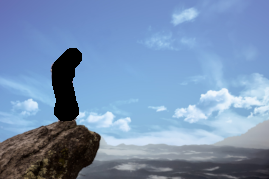
%> input picture test_inputs/testimg.png, 269 x 179 px
$ octave HoleFilling.m   (GNU Octave 9; MATLAB toolbox functions it lacks are replaced by stand-ins)
%> lines starting %> are read from the running program, lines starting %| are printed output that depends on the picture
### patchMatchNNFHole.m
% computes the NNF between patches in the target image and those in the source image
function NNF = patchMatchNNF(target_image, source_image, source_alpha)
    global patch_size;

    fprintf("Computing NNF using PatchMatch...\n");

    target_size = size(target_image);
    source_size = size(source_image);

    % initialize the NNF
    NNF = zeros(target_size(1), target_size(2), 2);

    tic

    padTarget = padarray(target_image,[floor(patch_size/2),floor(patch_size/2)],0,'both');
    padSource = padarray(source_image,[floor(patch_size/2),floor(patch_size/2)],'both','symmetric');
    padAlpha = padarray(source_alpha,[floor(patch_size/2),floor(patch_size/2)],0,'both');

    rng('default')


    ind = 1;
    for i = 1:1:size(source_image,1)
        for j = 1:1:size(source_image,2)

            if(source_alpha(i,j) > 0.999)
                possibleNNF{ind} = [i j];
                ind = ind + 1;
            end

        end
    end

    for i = 1:1:size(NNF,1)
        for j = 1:1:size(NNF,2)

            randnum = possibleNNF{randi(size(possibleNNF,2))};
            NNF(i,j,1) = randnum(1);
            NNF(i,j,2) = randnum(2);


        end
    end

    NNF(:,:,:) = NNF(:,:,:) + floor(patch_size/2);


    % Calculate distances between patches

    for i = 1:1:size(target_image,1)
        for j = 1:1:size(target_image,2)

            % patchComp = abs( padTarget( (NNF(i,j,1)-(floor(patch_size/2))):1:(NNF(i,j,1)+(floor(patch_size/2))) , (NNF(i,j,2)-(floor(patch_size/2))):1:(NNF(i,j,2)+(floor(patch_size/2))),:) - padSource( (NNF(i,j,1)-(floor(patch_size/2))):1:(NNF(i,j,1)+(floor(patch_size/2))) , (NNF(i,j,2)-(floor(patch_size/2))):1:(NNF(i,j,2)+(floor(patch_size/2))),:));
            % totalSum = sum(patchComp,'all');
            totalSum = CalcPatchDistanceinitial(NNF,i,j,padSource,target_image);
            NNF(i,j,3) = totalSum;

        end
    end

    for inter = 1:1:15

        NNF = propogate(NNF, target_image, padSource, source_image);
        NNF = randomSearch(NNF, padSource, target_image);


    end

    toc

    fprintf("Done!\n");
end

function NNFout = randomSearch(NNF, padSource, target_image)
global patch_size;
windowSize = size(NNF);

row = 1 + floor(patch_size/2);
col = 1 + floor(patch_size/2);
for i = 1:1:size(NNF,1)
    for j = 1:1:size(NNF,2)

        while (windowSize(1) > 3 && windowSize(2) > 3)

            [x,y] = getxy(target_image, windowSize,i,j);

            totalSum = CalcPatchRand(NNF,i,j,padSource,target_image,x,y);
            if (totalSum < NNF(i,j,3))

                NNF(i,j,3) = totalSum;
                NNF(i,j,1) = NNF(y,x,1);
                NNF(i,j,2) = NNF(y,x,2);

            end


            windowSize(1) = windowSize(1)/2;
            windowSize(2) = windowSize(2)/2;

        end
        col = col + 1;
        windowSize = size(NNF);
    end
    row = row + 1;
    col = 1 + floor(patch_size/2);
end

    NNFout = NNF;

end

% [66 lines left out: functions getxy, CalcPatchDistanceinitial, not called in this run]

function NNFout = propogate(NNF, target_image, padSource, source_image)

    % [4 lines of commented-out code are left out]
for initer = 1:1:4
    for i = 2:1:size(NNF,1)-1
        for j = 2:1:size(NNF,2)-1

            NNF = computeDifProp(i,j,initer, source_image, target_image, padSource, NNF);
        end
    end
end
    NNFout = NNF;
end

% [147 lines left out: functions computeDifProp, CalcPatchRand, CalcPatchProp, not called in this run]

### HoleFilling.m
clear;
clc;
close all;

global patch_size;
patch_size = 11;

%% PART 1 - SINGLE IMAGE HOLE FILLING

% NOTE - If you are using the mex files on GS during the development of your
% code, make sure your refer to the README

%% STEP 1 - Read in the image with the hole region
% Read in the image, convert to RGBA with holes denoted by 0 alpha.
% Identify the region and size of the hole.

[Img,~,Img_alpha] = imread("./test_inputs/testimg.png");
%> Img is the input picture: size 179x269x3 uint8; mean R, G, B 119.7, 145.9, 179.5
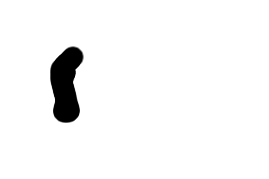
%> Img_alpha: size 179x269 uint8; min 0, max 255, mean 245.7

% find hole size

% left dim hole max
[row1,col1] = find(Img_alpha ~= 255,1,'first');
%> row1 = 67; col1 = 51
% right dim hole max
[row2,col2] = find(Img_alpha ~= 255,1,'last');
%> row2 = 61; col2 = 84
Img_alpha = rot90(Img_alpha);
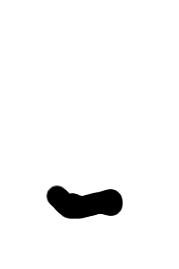
%> Img_alpha: size 269x179 uint8; min 0, max 255, mean 245.7; mean of the top-left, top-right, bottom-left and bottom-right quarters 255, 255, 234.1, 238.9
% top dim hole max
[row3,col3] = find(Img_alpha ~= 255,1,'first');
%> row3 = 193; col3 = 47
% bottom dim hole max
[row4,col4] = find(Img_alpha ~= 255,1,'last');
%> row4 = 209; col4 = 123
Img_alpha = rot90(Img_alpha,3);

% store height and width of hole
holeSize = [col4 - col3,col2 - col1];
%> holeSize = [76 33]

%% STEP 2 - Downsample image
% Iteratively downsample image till the dimension of the path is around the dimension
% of the hole. Store images at these multiple scales

% Parameters
numScales = 10;                 % number of scales

% store images in increasing order

% height = 1
% width = 2


Img = im2double(Img);
%> Img: size 179x269x3 double
Img_alpha = im2double(Img_alpha);
%> Img_alpha: size 179x269 double

[smallestDim, dim] = max(holeSize);
%> smallestDim = 76; dim = 1


startSize = patch_size/smallestDim;
%> startSize = 0.145
stepsize = (1-startSize)/(numScales - 1);
%> stepsize = 0.095

% ImgScales stores the scaled images

ImgScales = cell(numScales,2);
ImgScales{10,1} = Img;
ImgScales{10,2} = Img_alpha;

ind = 0;
for i = 1:1:numScales-1

    ImgScales{i,1} = imresize(Img, startSize+stepsize*ind);
    ImgScales{i,2} = imresize(Img_alpha,startSize+stepsize*ind);
    ind = ind + 1;

end
%> after the loop, ImgScales = 20 items; ind = 9

%% STEP 3 - Perform Hole filling
% Perform hole filling at each scale, starting at the coarsest. Use
% repeated search and vote steps (refer to HW8 and the final project
% descriptions) at each scale till values within the hole have converged.
% Pixels in the hole region are the targets, patches outside the hole are
% the source.
% Upsample the resulting image, and blend it with the original downsampled
% image at the same scale, to refine the values outside the hole.

% fill smallest image hole with gradient of edge pixels

ImgFill = ImgScales{1,1};
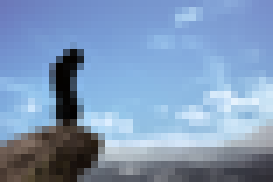
%> ImgFill: size 26x39x3 double (shown 7 times larger); mean R, G, B 0.469, 0.572, 0.704; drawn with min black and max white
tempAlpha = ImgScales{1,2};
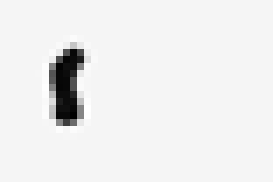
%> tempAlpha: size 26x39 double (shown 7 times larger); min -0.0693, max 1.04, mean 0.964; drawn with min black and max white

for i = 1:1:size(ImgFill,1)
    start = 0;
    ishole = 0;
    for j = 1:1:size(ImgFill,2)

        if (tempAlpha(i,j) > 0.999)
            if (ishole == 1)
                pixcol1 = ImgFill(i,start,:);
                pixcol2 = ImgFill(i,j,:);

                for k = start+1:j-1
                    ImgFill(i,k,:) = pixcol1 + (k-start) * (pixcol2 - pixcol1) / (j - start);
                end
            end
            start = j;
        else
            ishole = 1;
        end

    end
end
%> after the loop, pixcol1 = [0.681 0.711 0.743]; pixcol2 = [0.658 0.67 0.701]

% start patch match proccess
% first step7
NNF = patchMatchNNFHole(ImgFill, ImgScales{1,1}, ImgScales{1,2});
%> in patchMatchNNF, `source_size = size(source_image);`: source_size = [26 39 3]
%> in patchMatchNNF, `padSource = padarray(source_image,[floor(patch_size/2),floor(patch_siz..`:
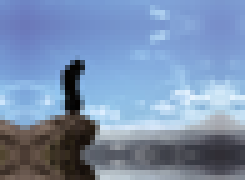
%> padSource: size 36x49x3 double (shown 5 times larger); mean R, G, B 0.449, 0.537, 0.665; drawn with min black and max white
%> in patchMatchNNF, `padAlpha = padarray(source_alpha,[floor(patch_size/2),floor(patch_size..`:
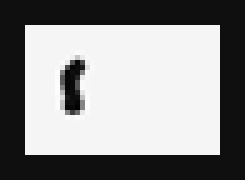
%> padAlpha: size 36x49 double (shown 5 times larger); min -0.0693, max 1.04, mean 0.554; drawn with min black and max white
%> the loop in patchMatchNNF, `for i = 1:1:size(source_image,1)` made 26 passes
%> after the loop in patchMatchNNF, `for i = 1:1:size(source_image,1)`: ind = 956; possibleNNF = 955 items
%> (the run ends here)
